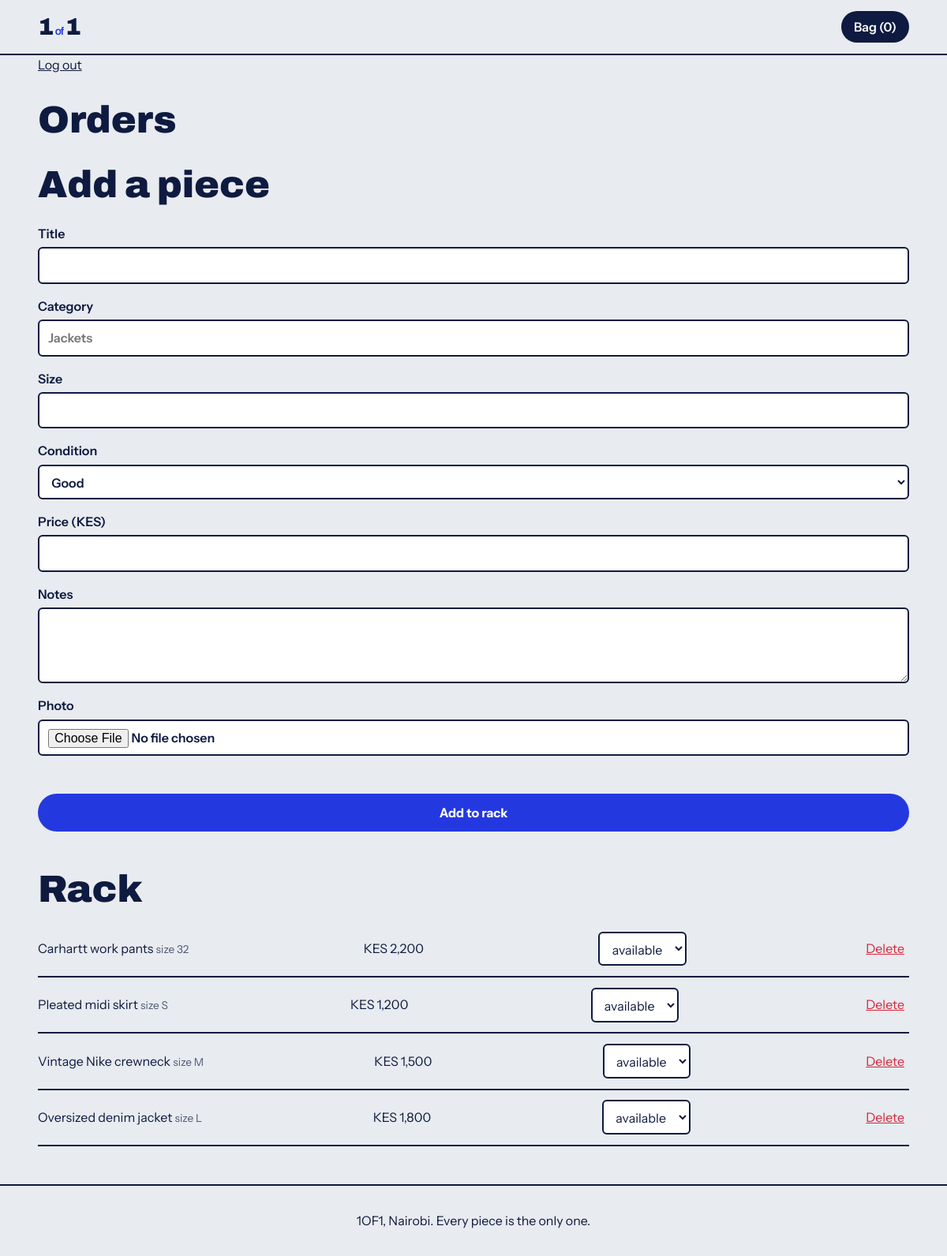
/admin.php (signed in), run on the app's committed database.
### tables this page shows
CREATE TABLE products(
 id INT AUTO_INCREMENT PRIMARY KEY, title VARCHAR(120) NOT NULL, category VARCHAR(40) NOT NULL,
 size VARCHAR(20) NOT NULL, item_condition VARCHAR(30) NOT NULL DEFAULT 'Good', price INT NOT NULL,
 descr TEXT, image VARCHAR(80) NULL, status ENUM('available','reserved','sold') NOT NULL DEFAULT 'available',
 created_at TIMESTAMP DEFAULT CURRENT_TIMESTAMP);

### admin.php (the view, shortened to what this page needs)
<?php require 'inc.php';
if(empty($_SESSION['adm'])){ head('Admin'); ?>
<?php foot(); exit; }
$msg='';
$prods=$pdo->query('SELECT * FROM products ORDER BY id DESC')->fetchAll();
head('Admin'); ?>
<div class="wrap admin">
 <p><a href="admin.php?out=1">Log out</a></p><?php if($msg): ?><p class="note"><?=e($msg)?></p><?php endif; ?>
 <h2>Orders</h2>
 <h2>Add a piece</h2>
 <form method="post" enctype="multipart/form-data" class="checkout"><input type="hidden" name="t" value="<?=csrf()?>"><input type="hidden" name="a" value="add">
  <label>Title<input name="title" required></label><label>Category<input name="category" placeholder="Jackets" required></label>
  <label>Size<input name="size" required></label><label>Condition<select name="cond"><option>Like new</option><option>Great</option><option selected>Good</option><option>Worn</option></select></label>
  <label>Price (KES)<input type="number" name="price" min="0" required></label><label>Notes<textarea name="descr" rows="3"></textarea></label>
  <label>Photo<input type="file" name="image" accept="image/*" id="img"></label><img id="prev" alt="" hidden>
  <button class="btn">Add to rack</button></form>
 <h2>Rack</h2>
 <?php foreach($prods as $r): ?><div class="row"><span><?=e($r['title'])?> <small>size <?=e($r['size'])?></small></span><span><?=kes($r['price'])?></span>
  <form method="post"><input type="hidden" name="t" value="<?=csrf()?>"><input type="hidden" name="a" value="st"><input type="hidden" name="id" value="<?=$r['id']?>">
   <select name="s" onchange="this.form.submit()"><?php foreach(['available','reserved','sold'] as $s): ?><option <?=$r['status']===$s?'selected':''?>><?=$s?></option><?php endforeach; ?></select></form>
  <form method="post" data-confirm="Delete this piece?"><button class="link">Delete</button></form></div><?php endforeach; ?>
</div>
<?php foot();

### inc.php (shortened to what this page needs)
<?php
function e($s){return htmlspecialchars((string)$s,ENT_QUOTES,'UTF-8');}
function kes($n){return 'KES '.number_format((int)$n);}
function head($t=''){$n=count($_SESSION['bag']??[]);
echo '<!doctype html><html lang="en"><head><meta charset="utf-8"><meta name="viewport" content="width=device-width,initial-scale=1"><title>'.e($t?$t.' | 1OF1':'1OF1 - thrift, one of one').'</title><link rel="preconnect" href="https://fonts.googleapis.com"><link rel="preconnect" href="https://fonts.gstatic.com" crossorigin><link href="https://fonts.googleapis.com/css2?family=Archivo:wdth,wght@62..125,500..900&family=Instrument+Sans:wght@400;600&display=swap" rel="stylesheet"><link rel="stylesheet" href="style.css"></head><body><header class="top"><a class="logo" href="index.php">1<span>of</span>1</a><a class="bagbtn" href="bag.php">Bag ('.$n.')</a></header><main>';}
function foot(){echo '</main><footer>1OF1, Nairobi. Every piece is the only one.</footer><script src="app.js"></script></body></html>';}

### style.css (style rules this page uses)
:root { --sack:#E8EBEF;--ink:#0E1A40;--cobalt:#2438E0;--tag:#FFD23F;--stamp:#D7263D;--w:#fff }
* { box-sizing:border-box;margin:0 }
body { background:var(--sack);color:var(--ink);font:400 1rem/1.55 'Instrument Sans',system-ui,sans-serif }
a { color:inherit }
.top { display:flex;justify-content:space-between;align-items:center;padding:.9rem clamp(1rem,4vw,3rem);position:sticky;top:0;z-index:5;background:var(--sack);border-bottom:2px solid var(--ink) }
.logo { font:900 1.9rem/1 Archivo,sans-serif;font-stretch:125%;letter-spacing:-.04em;text-decoration:none }
.logo span { font-size:.85rem;font-weight:600;margin:0 .2em;color:var(--cobalt) }
.bagbtn { background:var(--ink);color:var(--w);padding:.45rem 1rem;border-radius:99px;text-decoration:none;font-weight:600 }
.wrap { max-width:1300px;margin:auto;padding:0 clamp(1rem,4vw,3rem) 3rem }
select,input,textarea { font:inherit;padding:.55rem .7rem;border:2px solid var(--ink);background:var(--w);color:var(--ink);border-radius:6px;width:100% }
.info h1,.narrow h1,.admin h2 { font:900 clamp(1.8rem,4vw,3rem)/1.05 Archivo,sans-serif;font-stretch:110% }
.btn { display:inline-block;background:var(--cobalt);color:var(--w);border:0;padding:.85rem 1.6rem;border-radius:99px;font:700 1rem 'Instrument Sans',sans-serif;cursor:pointer;text-decoration:none;margin:1rem 0 }
.small,small { font-size:.85rem;opacity:.7 }
.narrow h1,.admin h2 { margin:2rem 0 1rem }
.row { display:flex;justify-content:space-between;align-items:center;gap:1rem;padding:.8rem 0;border-bottom:2px solid var(--ink) }
.row select { width:auto }
.link { background:none;border:0;text-decoration:underline;cursor:pointer;font:inherit;color:var(--stamp) }
.checkout { display:grid;gap:1rem;margin-top:1.5rem }
.checkout label { display:grid;gap:.3rem;font-weight:600 }
footer { padding:2rem;text-align:center;border-top:2px solid var(--ink) }

### data on the page
products: title "Carhartt work pants", size "32", price "KES 2,200", s "available"
products: title "Pleated midi skirt", size "S", price "KES 1,200", s "available"
products: title "Vintage Nike crewneck", size "M", price "KES 1,500", s "available"
products: title "Oversized denim jacket", size "L", price "KES 1,800", s "available"

### other printed values
$n "0"
